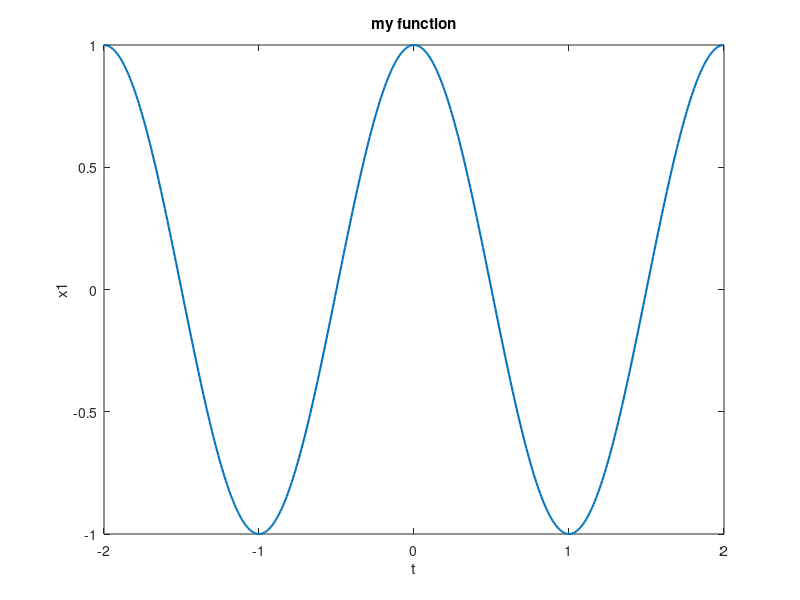
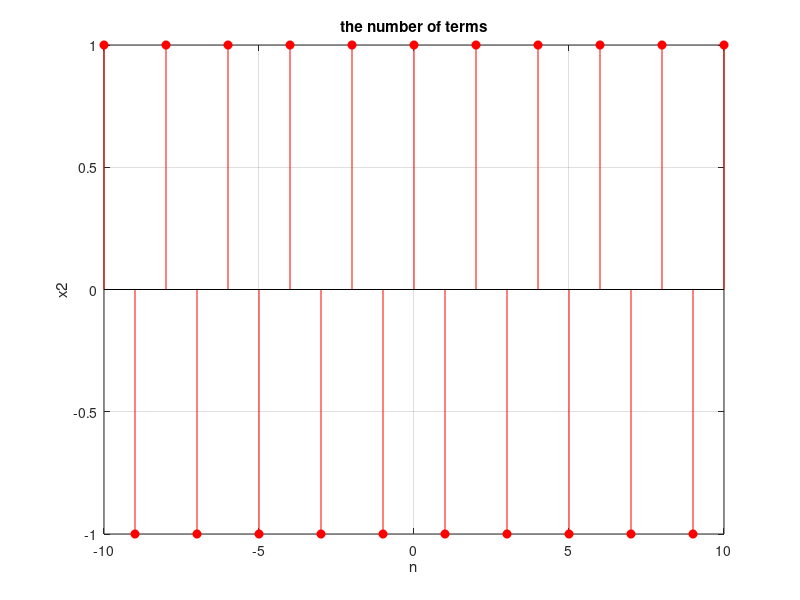
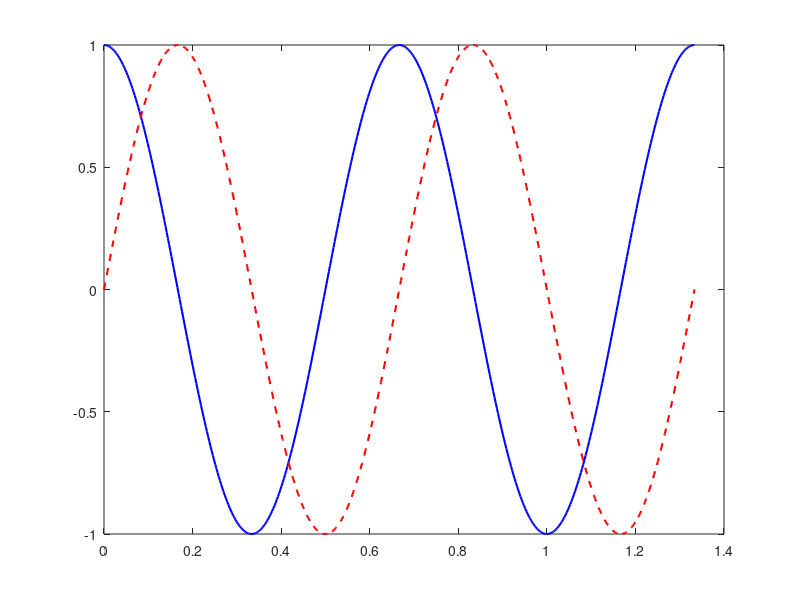

Reproduce these figures in MATLAB, in order.
t=linspace(-2,2,500);
x1=cos(pi*t);
figure ;
plot(t,x1,'LineWidth',1.5);
xlabel('t');
ylabel('x1');
title('my function');

n=-10:10 ;
x2=cos(pi*n);
figure;
stem(n,x2,'r','filled');
grid on ;
xlabel('n');
ylabel('x2');
title('the number of terms');


%% the third one 
T=2/3 ;
t2=linspace(0,2*T,500);
x=exp(1j*3*pi*t2);
figure ;
plot(t2,real(x),'b','LineWidth',1.5);
hold on ; 
plot(t2,imag(x),'r--','LineWidth',1.5);
